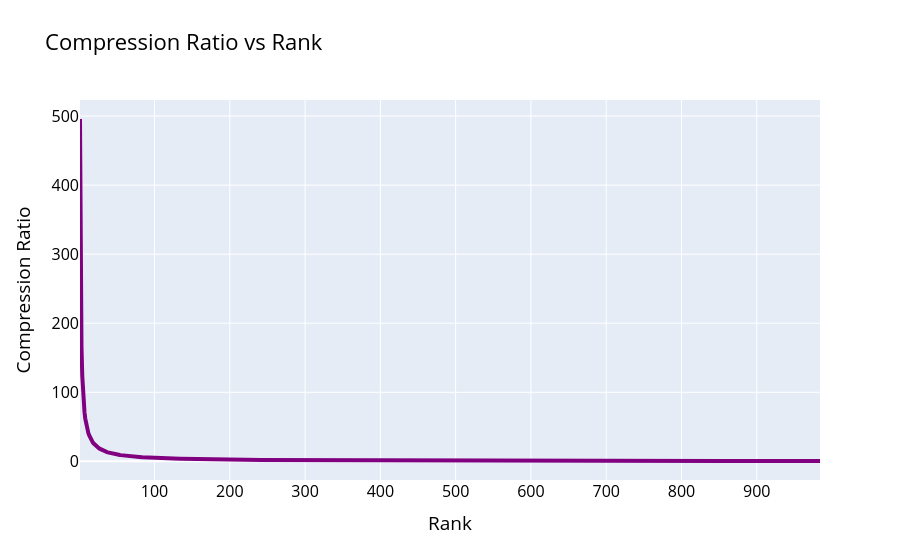

Write notebook code for a chart like this one.
### Markdown cell above
#### Taxa de compressão 

##### Compression Rate (CR) = $\frac{m \cdot n}{r \cdot (m+n+1)}$

### Code cell
m, n = X.shape
print(f"Image dimensions: {m} x {n}")

compression_ratio = []

for r in ranks:
    cr = (m * n) / (r * (m + n + 1))
    compression_ratio.append(cr)

fig_compression_ratio = px.line(
    x=ranks,
    y=compression_ratio,
    labels={"x": "Rank", "y": "Compression Ratio"},
    title="Compression Ratio vs Rank"
)

fig_compression_ratio.update_traces(line=dict(width=4, color="purple"))

fig_compression_ratio.update_layout(
    font=dict(
        size=16,
        color="black",
    )
)

fig_compression_ratio.show()

### Figure 1 — Plotly figure (JSON) as saved in the notebook; plotly's stock layout.template omitted (floating-point values rounded to 4 significant figures; data arrays with more than 128 entries replaced by an {"elided": "..."} marker saying what was removed)
{"data": [{"hovertemplate": "Rank=%{x}<br>Compression Ratio=%{y}<extra></extra>", "legendgroup": "", "line": {"color": "purple", "dash": "solid", "width": 4}, "marker": {"symbol": "circle"}, "mode": "lines", "name": "", "orientation": "v", "showlegend": false, "type": "scatter", "x": {"elided": "984 int values"}, "xaxis": "x", "y": {"elided": "984 float values"}, "yaxis": "y"}], "layout": {"font": {"color": "black", "size": 16}, "legend": {"tracegroupgap": 0}, "title": {"text": "Compression Ratio vs Rank"}, "xaxis": {"anchor": "y", "domain": [0, 1], "title": {"text": "Rank"}}, "yaxis": {"anchor": "x", "domain": [0, 1], "title": {"text": "Compression Ratio"}}}}
